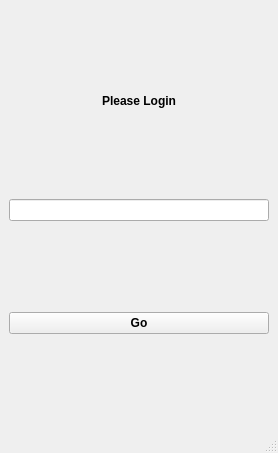
<?xml version="1.0" encoding="UTF-8"?>
<ui version="4.0">
 <class>frmLogin</class>
 <widget class="QMainWindow" name="frmLogin">
  <property name="geometry">
   <rect>
    <x>0</x>
    <y>0</y>
    <width>278</width>
    <height>453</height>
   </rect>
  </property>
  <property name="windowTitle">
   <string>MainWindow</string>
  </property>
  <widget class="QWidget" name="centralwidget">
   <layout class="QVBoxLayout" name="verticalLayout">
    <item>
     <widget class="QLabel" name="label">
      <property name="sizePolicy">
       <sizepolicy hsizetype="Preferred" vsizetype="Fixed">
        <horstretch>0</horstretch>
        <verstretch>0</verstretch>
       </sizepolicy>
      </property>
      <property name="font">
       <font>
        <weight>75</weight>
        <bold>true</bold>
       </font>
      </property>
      <property name="text">
       <string>Please Login</string>
      </property>
      <property name="alignment">
       <set>Qt::AlignCenter</set>
      </property>
     </widget>
    </item>
    <item>
     <widget class="QLineEdit" name="txtPwd1">
      <property name="inputMask">
       <string/>
      </property>
      <property name="echoMode">
       <enum>QLineEdit::NoEcho</enum>
      </property>
     </widget>
    </item>
    <item>
     <widget class="QPushButton" name="cmdGo">
      <property name="font">
       <font>
        <weight>75</weight>
        <bold>true</bold>
       </font>
      </property>
      <property name="text">
       <string>Go</string>
      </property>
     </widget>
    </item>
   </layout>
  </widget>
  <widget class="QMenuBar" name="menubar">
   <property name="geometry">
    <rect>
     <x>0</x>
     <y>0</y>
     <width>278</width>
     <height>21</height>
    </rect>
   </property>
  </widget>
  <widget class="QStatusBar" name="statusbar"/>
 </widget>
 <resources/>
 <connections/>
</ui>
